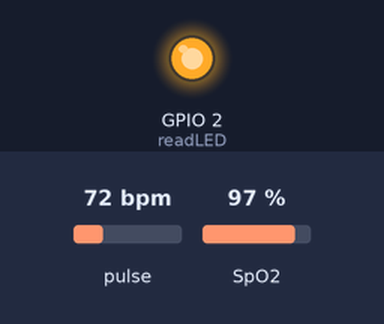
This program was run on a simulated ESP32-C3. Shown: output pins drawn as LEDs (lit = HIGH). The inputs (shaded band) are chosen by the test bench; at power-on: pulse 72 bpm, SpO2 97 %. WiFi joins after 1.5 s; servers stay silent unless stated; uploads are accepted with an empty reply; the local clock reads 2024-03-15 10:24:30 at power-on unless the program sets it; what the program prints to the serial monitor is not drawn.

Above: at 4.35 s.
At 35.1 s:
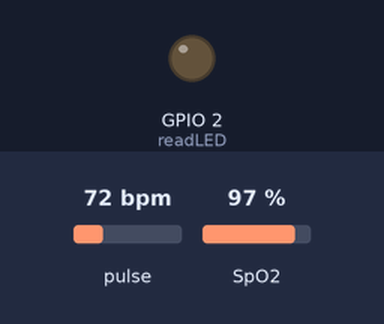
Timing chart, 0 to 43.2 s (numbered marks = the images above):
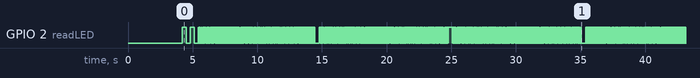

The program:

main.cpp
```cpp
#include <Wire.h>
#include "MAX30105.h"
#include "spo2_algorithm.h"
#include "heartRate.h"

#include <WiFi.h>
#include <HTTPClient.h>
#include "time.h"

MAX30105 particleSensor;

// Custom I2C pins for ESP32-C3
#define I2C_SDA 8
#define I2C_SCL 9

#define MINIMUM_SPO2 80
#define FINGER_TIMEOUT 8000
#define READING_INTERVAL 10000  // Print reading every 10 seconds

// Auto-calibration variables
uint32_t baselineIR = 0;
uint32_t maxIR = 0;
uint32_t minIR = 999999;
bool calibrated = false;

uint32_t irBuffer[100];
uint32_t redBuffer[100];

int32_t bufferLength;
int32_t spo2;
int8_t validSPO2;
int32_t heartRate;
int8_t validHeartRate;

byte readLED = 2;

long lastBeat = 0;
long lastPrint = 0;
long fingerDetectedTime = 0;
long readingStartTime = 0;

float beatsPerMinute;
const byte RATE_SIZE = 10;  // Store more beats for better averaging
byte rates[RATE_SIZE];
byte rateSpot = 0;
int beatAvg = 0;
int spo2Avg = 0;

// Extended averaging for display
const byte DISPLAY_AVG_SIZE = 20;
int displayBpmHistory[DISPLAY_AVG_SIZE];
int displaySpo2History[DISPLAY_AVG_SIZE];
byte displayHistoryIndex = 0;
int displayBpmAvg = 0;
int displaySpo2Avg = 0;
bool hasValidReading = false;


// timer for sending to backend
unsigned long lastSend = 0;
// const unsigned long SEND_INTERVAL = 5UL * 60UL * 1000UL; // 5 min
const unsigned long SEND_INTERVAL =  10UL * 1000UL; // 10 seconds

// -- wifi setup
const char* ssid = "Ethans phone";
const char* password = "ceeitch123";

String endpoint = "http://172.20.10.3:3000/patients/69164212a337ec14e57f5b1d/data";

void connectWiFi() {
    Serial.println("\n[WiFi] Connecting...");

    WiFi.mode(WIFI_STA);           // MUST be before anything else on ESP32-C3
    WiFi.setHostname("esp32c3_2");   // Prevents stuck state on some hotspots

    WiFi.disconnect();             // soft disconnect, NOT WiFi.disconnect(true)
    delay(200);

    WiFi.begin(ssid, password);

    unsigned long startAttempt = millis();
    const unsigned long WIFI_TIMEOUT = 8000; // 8 sec max

    // while (WiFi.status() != WL_CONNECTED && millis() - startAttempt < WIFI_TIMEOUT) {
    //   Serial.print(".");
    //   delay(500);
    // }

    if (WiFi.status() == WL_CONNECTED) {
      Serial.println("\n[WiFi] Connected!");
      Serial.print("[WiFi] IP: ");
      Serial.println(WiFi.localIP());
      return;
    }

    // FAILED
    Serial.println("\n[WiFi] Failed. Resetting WiFi stack...");

    WiFi.mode(WIFI_OFF);   // HARD reset the WiFi hardware
    delay(300);
    WiFi.mode(WIFI_STA);
    delay(100);

    // Retry once more
    WiFi.begin(ssid, password);

    startAttempt = millis();
    while (WiFi.status() != WL_CONNECTED && millis() - startAttempt < WIFI_TIMEOUT) {
      Serial.print(".");
      delay(500);
    }

    if (WiFi.status() == WL_CONNECTED) {
      Serial.println("\n[WiFi] Connected after reset!");
      return;
    }

    Serial.println("\n[WiFi] Still failed. Will retry from sendBpmToBackend().");
}

// time function for sending to backend
String getTimestampISO8601() {
    time_t now;
    time(&now);

    struct tm timeinfo;
    localtime_r(&now, &timeinfo);  // Local time based on configTime offset

    char buffer[40];
    strftime(buffer, sizeof(buffer), "%Y-%m-%dT%H:%M:%S.000", &timeinfo);

    return String(buffer) + "Z";
}

// backend function
void sendBpmToBackend(float bpm) {

    if (WiFi.status() != WL_CONNECTED) {
      Serial.println("[WiFi] Lost connection! Reconnecting...");
      connectWiFi();
    }

    HTTPClient http;
    http.begin(endpoint);
    http.addHeader("Content-Type", "application/json");

    String jsonPayload = "{";
    jsonPayload += "\"patientId\":\"69164212a337ec14e57f5b1d\",";
    jsonPayload += "\"avgHeartRate\":" + String(bpm, 2) + ",";
    jsonPayload += "\"motionPercent\":-1,";
    jsonPayload += "\"timestamp\":\"" + getTimestampISO8601() + "\"";
    jsonPayload += "}";

    Serial.println("Sending:");
    Serial.println(jsonPayload);

    int httpResponseCode = http.POST(jsonPayload);

    Serial.print("Response code: ");
    Serial.println(httpResponseCode);

    if (httpResponseCode > 0) {
      Serial.println(http.getString()); // response body
    }

    http.end();
}


void setup()
{
  Wire.begin(I2C_SDA, I2C_SCL);
  pinMode(readLED, OUTPUT);

  Serial.begin(115200);
  delay(1000);

  Serial.println("\n╔═══════════════════════════════════════╗");
  Serial.println("║  MAX30102 Pulse Oximeter - ESP32-C3  ║");
  Serial.println("║   10-Second Averaging Mode            ║");
  Serial.println("╚═══════════════════════════════════════╝\n");

  if (!particleSensor.begin(Wire, I2C_SPEED_FAST))
  {
    Serial.println("ERROR: MAX30102 not found!");
    while (1);
  }

  Serial.println("Sensor initialized");

  // Configuration for maximum sample rate
  byte ledBrightness = 0x1F;
  byte sampleAverage = 1;
  byte ledMode = 2;
  byte sampleRate = 100;
  int pulseWidth = 411;
  int adcRange = 16384;

  particleSensor.setup(ledBrightness, sampleAverage, ledMode, sampleRate, pulseWidth, adcRange);
  particleSensor.setPulseAmplitudeRed(0x1F);
  particleSensor.setPulseAmplitudeIR(0x1F);
  particleSensor.clearFIFO();

  // Initialize history arrays
  for (int i = 0; i < DISPLAY_AVG_SIZE; i++) {
    displayBpmHistory[i] = 0;
    displaySpo2History[i] = 0;
  }

  // connect to wifi
  connectWiFi();

  // sync time for backend data transfer
  const long EST_OFFSET_SEC = -5 * 3600;  // UTC-5
  const int  DST_OFFSET_SEC = 0;       // if daylight savings needed (can be 0)
  configTime(EST_OFFSET_SEC, DST_OFFSET_SEC, "pool.ntp.org", "time.nist.gov");
  Serial.print("Waiting for NTP time");
  time_t nowSec = time(nullptr);
  while (nowSec < 100000) {       // wait until time is valid
      delay(1500);
      Serial.println("NTP time syncing...");
      nowSec = time(nullptr);
        connectWiFi();
  }
  Serial.println("\nTime synced!");


  Serial.println("\n Place your finger on sensor");
  Serial.println("   Readings will display every 10 seconds\n");
  Serial.println("═══════════════════════════════════════\n");
}

void calibrateSensor() {
  Serial.println(" Calibrating sensor range...");

  for (int i = 0; i < 50; i++) {
    while (particleSensor.available() == false)
      particleSensor.check();

    uint32_t ir = particleSensor.getIR();
    particleSensor.nextSample();

    if (ir > maxIR) maxIR = ir;
    if (ir < minIR) minIR = ir;
    baselineIR += ir;

    delay(10);
  }

  baselineIR /= 50;
  calibrated = true;

  Serial.println("Calibration complete!");
  Serial.print("   IR Range: ");
  Serial.print(minIR);
  Serial.print(" - ");
  Serial.println(maxIR);
  Serial.println("\n Collecting data for 10 seconds...\n");
}

void printDetailedStatus() {
  long currentIR = particleSensor.getIR();

  Serial.println("╔═══════════════════════════════════════╗");
  Serial.println("║         HEALTH METRICS REPORT         ║");
  Serial.println("╠═══════════════════════════════════════╣");

  // Signal Quality
  Serial.print("║ Signal Strength: ");
  if (currentIR >= baselineIR * 0.95) {
    Serial.println("Excellent      ║");
  } else if (currentIR >= baselineIR * 0.85) {
    Serial.println("Good           ║");
  } else {
    Serial.println("Fair           ║");
  }

  Serial.print("║    IR Value: ");
  Serial.print(currentIR);
  Serial.print("                    ║\n");
  Serial.println("╠═══════════════════════════════════════╣");

  // Heart Rate
  if (displayBpmAvg > 0 && hasValidReading) {
    Serial.print("║ Heart Rate: ");
    Serial.print(displayBpmAvg);
    Serial.print(" BPM");

    if (displayBpmAvg < 60) {
      Serial.println("                ║");
      Serial.println("║    Status: Low (Bradycardia)       ║");
    } else if (displayBpmAvg > 100) {
      Serial.println("               ║");
      Serial.println("║    Status: High (Tachycardia)      ║");
    } else {
      Serial.println("               ║");
      Serial.println("║    Status: Normal                  ║");
    }
  } else {
    Serial.println("║ Heart Rate: -- BPM              ║");
    Serial.println("║    Status: Stabilizing...          ║");
  }

  Serial.println("╠═══════════════════════════════════════╣");

  // SpO2
  if (displaySpo2Avg >= 80 && displaySpo2Avg <= 100 && hasValidReading) {
    Serial.print("║   Blood Oxygen (SpO2): ");
    Serial.print(displaySpo2Avg);
    Serial.println(" %       ║");

    if (displaySpo2Avg >= 95) {
      Serial.println("║    Status: Normal                  ║");
    } else if (displaySpo2Avg >= 90) {
      Serial.println("║    Status: Low (Monitor)           ║");
    } else {
      Serial.println("║    Status: Very Low (Seek help)    ║");
    }
  } else {
    Serial.println("║   Blood Oxygen (SpO2): -- %       ║");
    Serial.println("║    Status: Calculating...          ║");
  }

  Serial.println("╚═══════════════════════════════════════╝");
  Serial.println("\n   Next reading in 10 seconds...\n");
}

void loop()
{
  bufferLength = 100;

  long irValue = particleSensor.getIR();
  uint32_t fingerThreshold = calibrated ? baselineIR / 2 : 7000;

  if (irValue < fingerThreshold) {
    if (millis() - lastPrint > 3000) {
      Serial.print(" Waiting for finger... (IR: ");
      Serial.print(irValue);
      Serial.println(")\n");
      lastPrint = millis();
    }

    // Reset everything
    beatAvg = 0;
    spo2Avg = 0;
    displayBpmAvg = 0;
    displaySpo2Avg = 0;
    hasValidReading = false;
    fingerDetectedTime = 0;
    readingStartTime = 0;
    calibrated = false;

    for (byte i = 0; i < RATE_SIZE; i++) rates[i] = 0;
    for (int i = 0; i < DISPLAY_AVG_SIZE; i++) {
      displayBpmHistory[i] = 0;
      displaySpo2History[i] = 0;
    }

    delay(100);
    return;
  }

  if (fingerDetectedTime == 0) {
    fingerDetectedTime = millis();
    Serial.print("Finger detected! (IR: ");
    Serial.print(irValue);
    Serial.println(")\n");
  }

  if (!calibrated) {
    calibrateSensor();
    readingStartTime = millis();
  }

  // Collect 100 samples
  for (byte i = 0; i < bufferLength; i++)
  {
    while (particleSensor.available() == false)
      particleSensor.check();

    redBuffer[i] = particleSensor.getRed();
    irBuffer[i] = particleSensor.getIR();
    particleSensor.nextSample();

    if (i % 25 == 0) {
      digitalWrite(readLED, !digitalRead(readLED));
    }
  }

  // Initial calculation
  maxim_heart_rate_and_oxygen_saturation(irBuffer, bufferLength, redBuffer, &spo2, &validSPO2, &heartRate, &validHeartRate);

  // Main loop
  while (1)
  {
    irValue = particleSensor.getIR();
    if (irValue < fingerThreshold) {
      Serial.println("\n  Finger removed\n");
      fingerDetectedTime = 0;
      calibrated = false;
      hasValidReading = false;
      break;
    }

    // Shift buffer
    for (byte i = 25; i < 100; i++)
    {
      redBuffer[i - 25] = redBuffer[i];
      irBuffer[i - 25] = irBuffer[i];
    }

    // Get 25 new samples
    for (byte i = 75; i < 100; i++)
    {
      while (particleSensor.available() == false)
        particleSensor.check();

      digitalWrite(readLED, !digitalRead(readLED));

      redBuffer[i] = particleSensor.getRed();
      irBuffer[i] = particleSensor.getIR();
      particleSensor.nextSample();

      long irValue = irBuffer[i];

      // Beat detection
      if (checkForBeat(irValue) == true)
      {
        long delta = millis() - lastBeat;
        lastBeat = millis();

        beatsPerMinute = 60 / (delta / 1000.0);

        if (beatsPerMinute > 40 && beatsPerMinute < 180) {
          rates[rateSpot++] = (byte)beatsPerMinute;
          rateSpot %= RATE_SIZE;

          beatAvg = 0;
          byte count = 0;
          for (byte x = 0; x < RATE_SIZE; x++) {
            if (rates[x] > 0) {
              beatAvg += rates[x];
              count++;
            }
          }
          if (count > 0) {
            beatAvg /= count;

            // Add to display history
            displayBpmHistory[displayHistoryIndex] = beatAvg;
          }
        }
      }

      if (millis() - lastBeat > FINGER_TIMEOUT) {
        beatAvg = 0;
        for (byte j = 0; j < RATE_SIZE; j++) rates[j] = 0;
      }
    }

    // Recalculate SpO2
    maxim_heart_rate_and_oxygen_saturation(irBuffer, bufferLength, redBuffer, &spo2, &validSPO2, &heartRate, &validHeartRate);

    if (validSPO2 == 1 && spo2 >= MINIMUM_SPO2 && spo2 <= 100) {
      if (spo2Avg == 0) {
        spo2Avg = spo2;
      } else {
        spo2Avg = (spo2Avg * 3 + spo2) / 4;
      }

      // Add to display history
      displaySpo2History[displayHistoryIndex] = spo2Avg;
    }

    // Print detailed report + send data to backend every 10 seconds
    if (millis() - readingStartTime >= READING_INTERVAL) {
      // Calculate display averages
      displayBpmAvg = 0;
      displaySpo2Avg = 0;
      int bpmCount = 0;
      int spo2Count = 0;

      for (int i = 0; i < DISPLAY_AVG_SIZE; i++) {
        if (displayBpmHistory[i] > 0) {
          displayBpmAvg += displayBpmHistory[i];
          bpmCount++;
        }
        if (displaySpo2History[i] > 0) {
          displaySpo2Avg += displaySpo2History[i];
          spo2Count++;
        }
      }

      if (bpmCount > 0) displayBpmAvg /= bpmCount;
      if (spo2Count > 0) displaySpo2Avg /= spo2Count;

      if (bpmCount >= 3 && spo2Count >= 3) {
        hasValidReading = true;
      }

      printDetailedStatus();

      sendBpmToBackend(displayBpmAvg);

      readingStartTime = millis();
      displayHistoryIndex = (displayHistoryIndex + 1) % DISPLAY_AVG_SIZE;
    }
  }
}
```

Measured:
- by itself, GPIO 2 (readLED): LOW → HIGH at 4.2 s, → LOW 0.31 s later, → HIGH 0.31 s later, → LOW 0.31 s later, … (2856 changes in this stretch)
